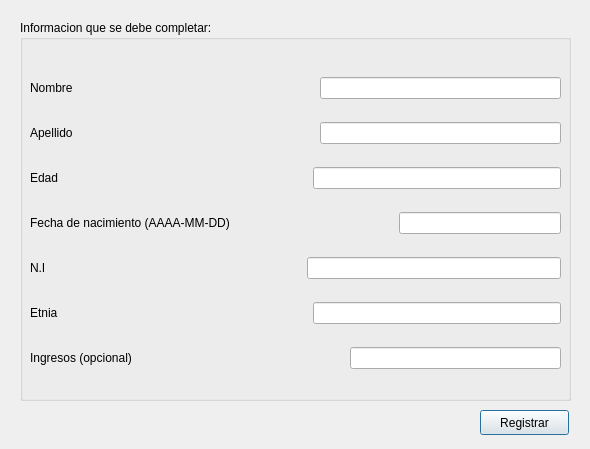
<?xml version="1.0" encoding="UTF-8"?>
<ui version="4.0">
 <class>registro_paci</class>
 <widget class="QDialog" name="registro_paci">
  <property name="geometry">
   <rect>
    <x>0</x>
    <y>0</y>
    <width>590</width>
    <height>449</height>
   </rect>
  </property>
  <property name="windowTitle">
   <string>Dialog</string>
  </property>
  <widget class="QPushButton" name="Registra_paci">
   <property name="geometry">
    <rect>
     <x>480</x>
     <y>410</y>
     <width>89</width>
     <height>25</height>
    </rect>
   </property>
   <property name="text">
    <string>Registrar</string>
   </property>
  </widget>
  <widget class="QGroupBox" name="groupBox">
   <property name="geometry">
    <rect>
     <x>20</x>
     <y>20</y>
     <width>551</width>
     <height>381</height>
    </rect>
   </property>
   <property name="title">
    <string>Informacion que se debe completar:</string>
   </property>
   <widget class="QWidget" name="layoutWidget">
    <property name="geometry">
     <rect>
      <x>10</x>
      <y>40</y>
      <width>531</width>
      <height>331</height>
     </rect>
    </property>
    <layout class="QGridLayout" name="gridLayout_2">
     <item row="0" column="0">
      <layout class="QHBoxLayout" name="horizontalLayout">
       <item>
        <widget class="QLabel" name="label_7">
         <property name="text">
          <string>Nombre</string>
         </property>
        </widget>
       </item>
       <item>
        <spacer name="horizontalSpacer">
         <property name="orientation">
          <enum>Qt::Horizontal</enum>
         </property>
         <property name="sizeHint" stdset="0">
          <size>
           <width>40</width>
           <height>20</height>
          </size>
         </property>
        </spacer>
       </item>
       <item>
        <widget class="QLineEdit" name="lineEdit_nombre">
         <property name="readOnly">
          <bool>false</bool>
         </property>
        </widget>
       </item>
      </layout>
     </item>
     <item row="1" column="0">
      <layout class="QHBoxLayout" name="horizontalLayout_2">
       <item>
        <widget class="QLabel" name="label_2">
         <property name="text">
          <string>Apellido</string>
         </property>
        </widget>
       </item>
       <item>
        <spacer name="horizontalSpacer_2">
         <property name="orientation">
          <enum>Qt::Horizontal</enum>
         </property>
         <property name="sizeHint" stdset="0">
          <size>
           <width>40</width>
           <height>20</height>
          </size>
         </property>
        </spacer>
       </item>
       <item>
        <widget class="QLineEdit" name="lineEdit_apellido">
         <property name="readOnly">
          <bool>false</bool>
         </property>
        </widget>
       </item>
      </layout>
     </item>
     <item row="2" column="0">
      <layout class="QHBoxLayout" name="horizontalLayout_3">
       <item>
        <widget class="QLabel" name="label_8">
         <property name="text">
          <string>Edad</string>
         </property>
        </widget>
       </item>
       <item>
        <spacer name="horizontalSpacer_3">
         <property name="orientation">
          <enum>Qt::Horizontal</enum>
         </property>
         <property name="sizeHint" stdset="0">
          <size>
           <width>40</width>
           <height>20</height>
          </size>
         </property>
        </spacer>
       </item>
       <item>
        <widget class="QLineEdit" name="lineEdit_edad">
         <property name="readOnly">
          <bool>false</bool>
         </property>
        </widget>
       </item>
      </layout>
     </item>
     <item row="3" column="0">
      <layout class="QHBoxLayout" name="horizontalLayout_4">
       <item>
        <widget class="QLabel" name="label_3">
         <property name="text">
          <string>Fecha de nacimiento (AAAA-MM-DD)</string>
         </property>
        </widget>
       </item>
       <item>
        <spacer name="horizontalSpacer_7">
         <property name="orientation">
          <enum>Qt::Horizontal</enum>
         </property>
         <property name="sizeHint" stdset="0">
          <size>
           <width>40</width>
           <height>20</height>
          </size>
         </property>
        </spacer>
       </item>
       <item>
        <widget class="QLineEdit" name="lineEdit_fn">
         <property name="readOnly">
          <bool>false</bool>
         </property>
        </widget>
       </item>
      </layout>
     </item>
     <item row="4" column="0">
      <layout class="QHBoxLayout" name="horizontalLayout_5">
       <item>
        <widget class="QLabel" name="label_4">
         <property name="text">
          <string>N.I</string>
         </property>
        </widget>
       </item>
       <item>
        <spacer name="horizontalSpacer_4">
         <property name="orientation">
          <enum>Qt::Horizontal</enum>
         </property>
         <property name="sizeHint" stdset="0">
          <size>
           <width>40</width>
           <height>20</height>
          </size>
         </property>
        </spacer>
       </item>
       <item>
        <widget class="QLineEdit" name="lineEdit_ni">
         <property name="readOnly">
          <bool>false</bool>
         </property>
        </widget>
       </item>
      </layout>
     </item>
     <item row="5" column="0">
      <layout class="QHBoxLayout" name="horizontalLayout_6">
       <item>
        <widget class="QLabel" name="label_5">
         <property name="text">
          <string>Etnia</string>
         </property>
        </widget>
       </item>
       <item>
        <spacer name="horizontalSpacer_5">
         <property name="orientation">
          <enum>Qt::Horizontal</enum>
         </property>
         <property name="sizeHint" stdset="0">
          <size>
           <width>40</width>
           <height>20</height>
          </size>
         </property>
        </spacer>
       </item>
       <item>
        <widget class="QLineEdit" name="lineEdit_etnia">
         <property name="readOnly">
          <bool>false</bool>
         </property>
        </widget>
       </item>
      </layout>
     </item>
     <item row="6" column="0">
      <layout class="QHBoxLayout" name="horizontalLayout_7">
       <item>
        <widget class="QLabel" name="label_6">
         <property name="text">
          <string>Ingresos (opcional)</string>
         </property>
        </widget>
       </item>
       <item>
        <spacer name="horizontalSpacer_6">
         <property name="orientation">
          <enum>Qt::Horizontal</enum>
         </property>
         <property name="sizeHint" stdset="0">
          <size>
           <width>40</width>
           <height>20</height>
          </size>
         </property>
        </spacer>
       </item>
       <item>
        <widget class="QLineEdit" name="lineEdit_ingresos">
         <property name="readOnly">
          <bool>false</bool>
         </property>
        </widget>
       </item>
      </layout>
     </item>
    </layout>
   </widget>
  </widget>
 </widget>
 <resources/>
 <connections/>
</ui>
